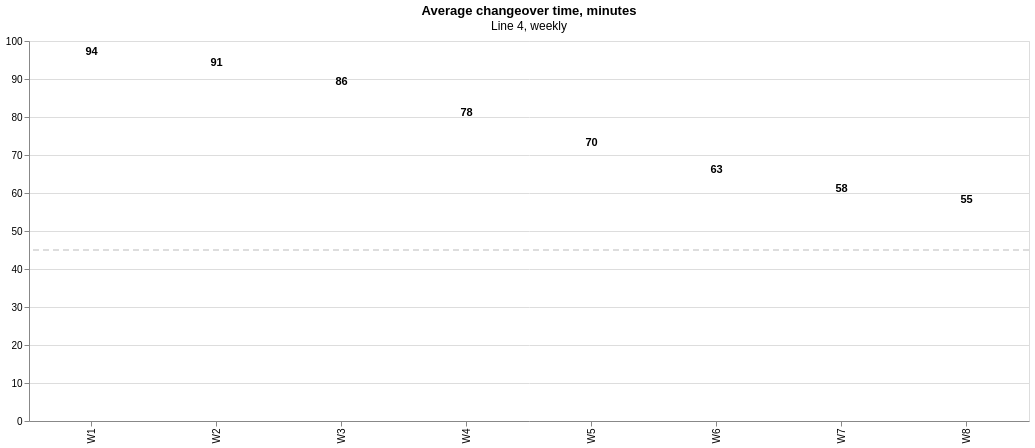

Vega-Lite specification for this chart:
### Vega-Lite specification from a JSON file in a GitHub repository (floating-point values rounded to 4 significant figures)
{"$schema": "https://vega.github.io/schema/vega-lite/v5.json", "title": {"text": "Average changeover time, minutes", "subtitle": "Line 4, weekly"}, "width": 1000, "height": 380, "data": {"values": [{"week": "W1", "minutes": 94}, {"week": "W2", "minutes": 91}, {"week": "W3", "minutes": 86}, {"week": "W4", "minutes": 78}, {"week": "W5", "minutes": 70}, {"week": "W6", "minutes": 63}, {"week": "W7", "minutes": 58}, {"week": "W8", "minutes": 55}]}, "layer": [{"mark": {"type": "bar", "width": {"band": 0.62}}, "encoding": {"x": {"field": "week", "type": "ordinal", "title": null, "sort": null}, "y": {"field": "minutes", "type": "quantitative", "title": null, "scale": {"domain": [0, 100]}}, "color": {"condition": {"test": "datum.week === 'W8'", "value": "$accent"}, "value": "$rule"}}}, {"mark": {"type": "text", "dy": -12, "fontWeight": 600}, "encoding": {"x": {"field": "week", "type": "ordinal", "sort": null}, "y": {"field": "minutes", "type": "quantitative"}, "text": {"field": "minutes"}}}, {"data": {"values": [{"target": 45}]}, "mark": {"type": "rule", "strokeDash": [6, 4], "strokeWidth": 2}, "encoding": {"y": {"field": "target", "type": "quantitative"}, "color": {"value": "$muted"}}}]}
